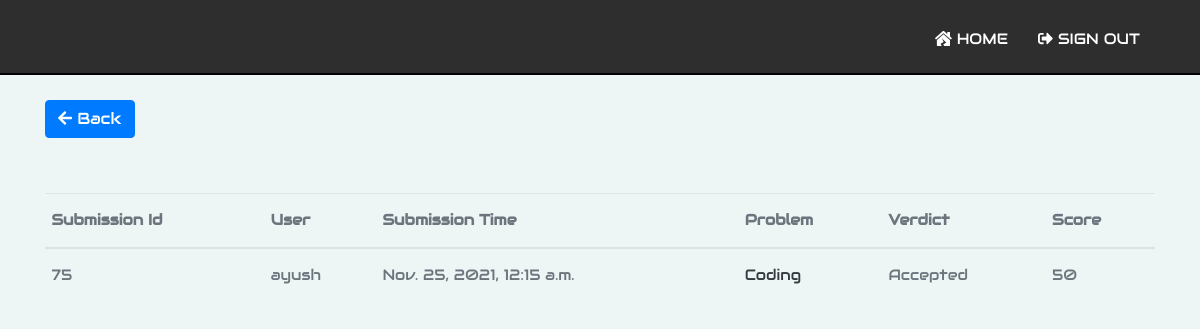
Screenshot of /problem/5c3d499a89ef9aad8261d3c786be448a763b4694c84b372d2baaa5cf3d380053/submission (signed in) with the database file from the repository.
### grader/models.py (models this page shows, shortened)
class Submission(models.Model):
    user = models.ForeignKey(User, on_delete = models.CASCADE)
    problem = models.ForeignKey(Problem, on_delete = models.CASCADE)
    submission_time = models.DateTimeField()
    language = models.TextField(default = "unidentified")
    solution = models.TextField(default = "unattempted")
    type = models.TextField()
    verdict = models.TextField(default = "submitted")
    score = models.IntegerField(default = 0)

class Problem(models.Model):
    problem_id = models.AutoField(primary_key = True)
    test = models.ForeignKey(Test, on_delete = models.CASCADE)
    title = models.CharField(max_length = 255)
    type = models.CharField(max_length = 255)
    link = models.CharField(max_length = 255)
    data = JSONField()
    def __str__(self):
        return self.title

### grader/views.py (the view)
# urls.py: url(r'^problem/(?P<problem_link>\w+)/submission$', views.submission, name='submission'),
@login_required
def submission(request, problem_link):
	try:
		problem = Problem.objects.get(link = problem_link)
		if problem.type == 'mcq':
			return HttpResponseRedirect(reverse('problem', args = (problem_link,)))
		role = UserRole.objects.get(user = request.user).role
		cur_time = timezone.localtime(timezone.now())
		if problem.test.start_time >= cur_time and role == 'student':
			return HttpResponseRedirect(reverse('index'))
		submissions = Submission.objects.all().filter(user = request.user)
		submissions = submissions.filter(problem = problem)
		submissions = submissions.order_by('-submission_time')
		page = request.GET.get('page', 1)
		paginator = Paginator(submissions, 10)
		try:
			paginated_submissions = paginator.page(page)
		except PageNotAnInteger:
			paginated_submissions = paginator.page(1)
		except EmptyPage:
			paginated_submissions = paginator.page(paginator.num_pages)
		context = {
			'title': 'Submissions - ' + problem.title,
			'problem_link': problem_link,
			'submissions': paginated_submissions
		}
	except Exception as e:
		print(e)
		return HttpResponse('Problem not found')
	return render(request, 'grader/submission.html', context=context)

### templates/grader/submission.html (shortened to what this page needs)
{% extends "grader/base.html" %}
{% block content %}
    <div class="space"></div>
    <a class="btn btn-primary" href="{% url 'problem' problem_link %}"><i class="fas fa-arrow-left"></i> Back</a>
    <div class="row">
        <div class="col-md-12">
            <div class="space"></div>
            <div class="tab-content" id="myTabContent">
                <div class="tab-pane fade active show" id="inbox" aria-labelledby="inbox-tab" role="tabpanel">
                    <div>
                        <div class="table-responsive">
                            <table class="table email-table no-wrap table-hover v-middle mb-0 font-14">
                                <thead>
                                    <tr>
                                        <th>
                                            <span class="mb-0 text-muted"> Submission Id </span>
                                        </th>
                                        <th>
                                            <span class="mb-0 text-muted"> User </span>
                                        </th>
                                        <th>
                                            <span class="mb-0 text-muted"> Submission Time </span>
                                        </th>
                                        <th>
                                            <span class="mb-0 text-muted"> Problem </span>
                                        </th>
                                        <th>
                                            <span class="mb-0 text-muted"> Verdict </span>
                                        </th>
                                        <th>
                                            <span class="mb-0 text-muted"> Score </span>
                                        </th>
                                    </tr>
                                </thead>
                                <tbody>
                                    {% for submission in submissions %}
                                        <tr>
                                            <td>
                                                <span class="mb-0 text-muted">{{ submission.id }}</span>
                                            </td>
                                            <td>
                                                <span class="mb-0 text-muted">{{ submission.user }}</span>
                                            </td>
                                            <td class="mb-0 text-muted">
                                                {{ submission.submission_time }}
                                            </td>
                                            <td>
                                                <a class="link" href="{% url 'problem' submission.problem.link %}">
                                                    <span class="text-dark">{{ submission.problem|title }}</span>
                                                </a>
                                            </td>
                                            <td class="text-muted">
                                                {{ submission.verdict|title }}
                                            </td>
                                            <td class="text-muted">
                                                {{ submission.score }}
                                            </td>
                                        </tr>
                                    {% endfor %}
                                </tbody>
                            </table>
                        </div>
                    </div>
                </div>
            </div>
        </div>
    </div>
{% endblock content %}

### static/css/problem.css (style rules this page uses)
.no-wrap td, .no-wrap th { white-space: nowrap; }
.table td, .table th { padding: .9375rem .4rem; vertical-align: top; border-top: 1px solid rgba(120,130,140,.13); }

### static/css/create_problem.css (style rules this page uses)
.space { height: 50px; }

### static/css/pagination.css (style rules this page uses)
a { text-decoration: none; }

### static/css/styles.css (style rules this page uses)
body { font-family: "Audiowide", sans-serif; background-color: #edf5f5; }
html, body { height: 100%; }
body.my-login-page { font-size: 15px; }
.container .row { clear:both }
.btn { margin-bottom: 5px; }

### rows the page displays
Submission: id "75", user "ayush", submission_time "Nov. 25, 2021, 12:15 a.m.", problem "Coding", verdict "Accepted", score "50"
